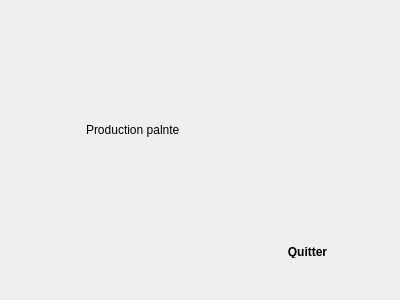
<?xml version="1.0" encoding="UTF-8"?>
<ui version="4.0">
 <class>productionpalnte</class>
 <widget class="QDialog" name="productionpalnte">
  <property name="geometry">
   <rect>
    <x>0</x>
    <y>0</y>
    <width>400</width>
    <height>300</height>
   </rect>
  </property>
  <property name="windowTitle">
   <string>Dialog</string>
  </property>
  <widget class="QPushButton" name="pushButton">
   <property name="geometry">
    <rect>
     <x>270</x>
     <y>240</y>
     <width>75</width>
     <height>23</height>
    </rect>
   </property>
   <property name="styleSheet">
    <string notr="true">color: &quot;red&quot;;

padding: 5px;
border-radius: 5px;

font-weight: bold;
</string>
   </property>
   <property name="text">
    <string>Quitter</string>
   </property>
  </widget>
  <widget class="QLabel" name="label">
   <property name="geometry">
    <rect>
     <x>86</x>
     <y>120</y>
     <width>171</width>
     <height>20</height>
    </rect>
   </property>
   <property name="text">
    <string>Production palnte</string>
   </property>
  </widget>
 </widget>
 <resources/>
 <connections>
  <connection>
   <sender>pushButton</sender>
   <signal>clicked()</signal>
   <receiver>productionpalnte</receiver>
   <slot>accept()</slot>
   <hints>
    <hint type="sourcelabel">
     <x>318</x>
     <y>245</y>
    </hint>
    <hint type="destinationlabel">
     <x>503</x>
     <y>256</y>
    </hint>
   </hints>
  </connection>
 </connections>
</ui>
